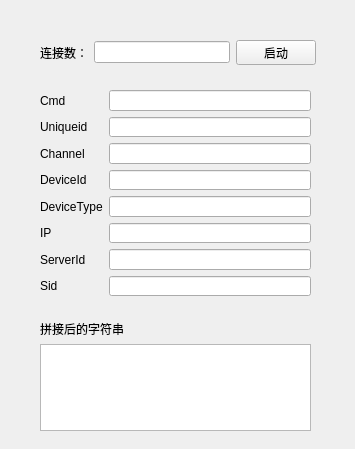
<?xml version="1.0" encoding="UTF-8"?>
<ui version="4.0">
 <class>FormHello</class>
 <widget class="QWidget" name="FormHello">
  <property name="geometry">
   <rect>
    <x>0</x>
    <y>0</y>
    <width>355</width>
    <height>449</height>
   </rect>
  </property>
  <property name="windowTitle">
   <string>Demo2_2</string>
  </property>
  <widget class="QWidget" name="">
   <property name="geometry">
    <rect>
     <x>40</x>
     <y>40</y>
     <width>276</width>
     <height>25</height>
    </rect>
   </property>
   <layout class="QHBoxLayout" name="horizontalLayout">
    <item>
     <widget class="QLabel" name="label">
      <property name="text">
       <string>连接数：</string>
      </property>
     </widget>
    </item>
    <item>
     <widget class="QLineEdit" name="ConnCnt"/>
    </item>
    <item>
     <widget class="QPushButton" name="StartClick">
      <property name="font">
       <font>
        <family>宋体</family>
       </font>
      </property>
      <property name="toolTip">
       <string comment="aa" extracomment="bb"/>
      </property>
      <property name="text">
       <string>启动</string>
      </property>
     </widget>
    </item>
   </layout>
  </widget>
  <widget class="QWidget" name="">
   <property name="geometry">
    <rect>
     <x>40</x>
     <y>90</y>
     <width>271</width>
     <height>206</height>
    </rect>
   </property>
   <layout class="QHBoxLayout" name="horizontalLayout_2">
    <item>
     <layout class="QVBoxLayout" name="verticalLayout">
      <item>
       <widget class="QLabel" name="label_2">
        <property name="text">
         <string>Cmd</string>
        </property>
        <property name="alignment">
         <set>Qt::AlignLeading|Qt::AlignLeft|Qt::AlignVCenter</set>
        </property>
       </widget>
      </item>
      <item>
       <widget class="QLabel" name="label_3">
        <property name="text">
         <string>Uniqueid</string>
        </property>
        <property name="alignment">
         <set>Qt::AlignLeading|Qt::AlignLeft|Qt::AlignVCenter</set>
        </property>
       </widget>
      </item>
      <item>
       <widget class="QLabel" name="label_4">
        <property name="text">
         <string>Channel</string>
        </property>
        <property name="alignment">
         <set>Qt::AlignLeading|Qt::AlignLeft|Qt::AlignVCenter</set>
        </property>
       </widget>
      </item>
      <item>
       <widget class="QLabel" name="label_5">
        <property name="text">
         <string>DeviceId</string>
        </property>
       </widget>
      </item>
      <item>
       <widget class="QLabel" name="label_6">
        <property name="text">
         <string>DeviceType</string>
        </property>
       </widget>
      </item>
      <item>
       <widget class="QLabel" name="label_7">
        <property name="text">
         <string>IP</string>
        </property>
       </widget>
      </item>
      <item>
       <widget class="QLabel" name="label_9">
        <property name="text">
         <string>ServerId</string>
        </property>
       </widget>
      </item>
      <item>
       <widget class="QLabel" name="label_8">
        <property name="text">
         <string>Sid</string>
        </property>
       </widget>
      </item>
     </layout>
    </item>
    <item>
     <layout class="QVBoxLayout" name="verticalLayout_2">
      <item>
       <widget class="QLineEdit" name="lineEdit"/>
      </item>
      <item>
       <widget class="QLineEdit" name="lineEdit_5"/>
      </item>
      <item>
       <widget class="QLineEdit" name="lineEdit_4"/>
      </item>
      <item>
       <widget class="QLineEdit" name="lineEdit_3"/>
      </item>
      <item>
       <widget class="QLineEdit" name="lineEdit_2"/>
      </item>
      <item>
       <widget class="QLineEdit" name="lineEdit_6"/>
      </item>
      <item>
       <widget class="QLineEdit" name="lineEdit_7"/>
      </item>
      <item>
       <widget class="QLineEdit" name="lineEdit_8"/>
      </item>
     </layout>
    </item>
   </layout>
  </widget>
  <widget class="QWidget" name="">
   <property name="geometry">
    <rect>
     <x>40</x>
     <y>320</y>
     <width>271</width>
     <height>111</height>
    </rect>
   </property>
   <layout class="QVBoxLayout" name="verticalLayout_3">
    <item>
     <widget class="QLabel" name="label_10">
      <property name="text">
       <string>拼接后的字符串</string>
      </property>
     </widget>
    </item>
    <item>
     <widget class="QTextEdit" name="textEdit"/>
    </item>
   </layout>
  </widget>
 </widget>
 <resources/>
 <connections/>
</ui>
